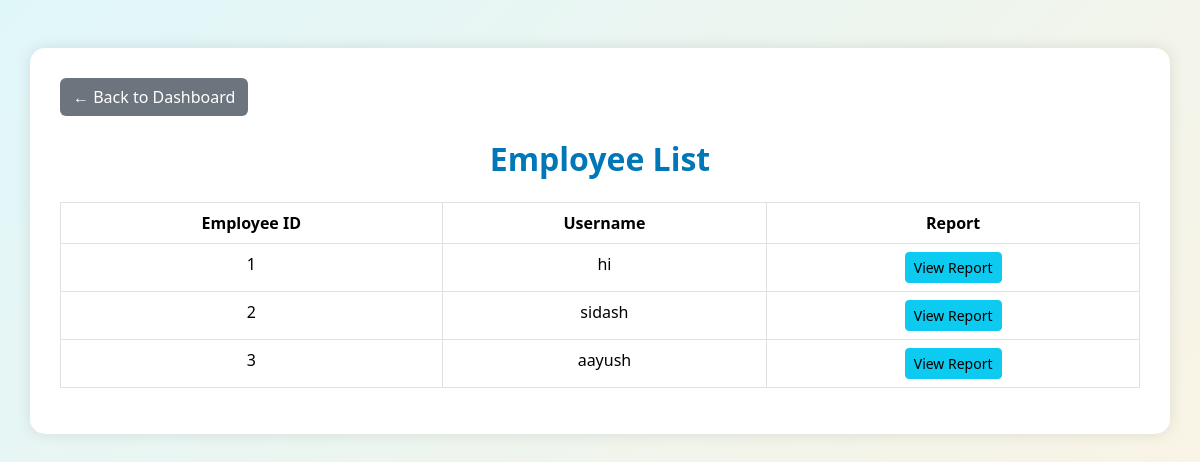
/employee_list.php (signed in), run on the app's committed database.
### tables this page shows
CREATE TABLE `employees` (
  `employee_id` int(11) NOT NULL,
  `username` varchar(255) NOT NULL,
  `password` varchar(255) NOT NULL,
  `email` varchar(255) NOT NULL,
  `department` varchar(255) NOT NULL,
  `position` varchar(255) NOT NULL,
  `salary` decimal(10,0) UNSIGNED NOT NULL,
  `join_date` date NOT NULL,
  `contact_number` varchar(20) NOT NULL
);

### employee_list.php (the view, shortened to what this page needs)
<?php
include('db_config.php');
$query = "SELECT employee_id, username FROM employees";
$result = $conn->query($query);
?>
<!DOCTYPE html>
<html>
<head>
    <link href="https://cdn.jsdelivr.net/npm/bootstrap@5.3.2/dist/css/bootstrap.min.css" rel="stylesheet">
</head>
<body>
    <div class="container mt-5">
        <div class="mb-4">
            <a href="dashboard.php" class="btn btn-back">← Back to Dashboard</a>
        </div>
        <h2 class="text-center mb-4">Employee List</h2>
        <table class="table table-bordered table-hover text-center">
            <thead>
                <tr>
                    <th>Employee ID</th>
                    <th>Username</th>
                    <th>Report</th>
                </tr>
            </thead>
            <tbody>
                <?php while ($row = $result->fetch_assoc()): ?>
                    <tr>
                        <td><?= $row['employee_id'] ?></td>
                        <td><?= htmlspecialchars($row['username']) ?></td>
                        <td>
                            <a href="task_report.php?employee_id=<?= $row['employee_id'] ?>" class="btn btn-info btn-sm">
                                View Report
                            </a>
                        </td>
                    </tr>
                <?php endwhile; ?>
            </tbody>
        </table>
    </div>
</body>
</html>

### employee_list.php (style rules this page uses)
body { background: linear-gradient(135deg, #e0f7fa, #fff3e0); min-height: 100vh; font-family: 'Segoe UI', Tahoma, Geneva, Verdana, sans-serif; }
.container { background-color: white; border-radius: 15px; box-shadow: 0px 0px 15px rgba(0,0,0,0.1); padding: 30px; }
.btn-back { background-color: #6c757d; color: white; }
.table thead { background-color: #4dabf7; color: white; }
h2 { font-weight: bold; color: #0077b6; }

### data on the page
employees: employee_id "1", username "hi"
employees: employee_id "2", username "sidash"
employees: employee_id "3", username "aayush"
